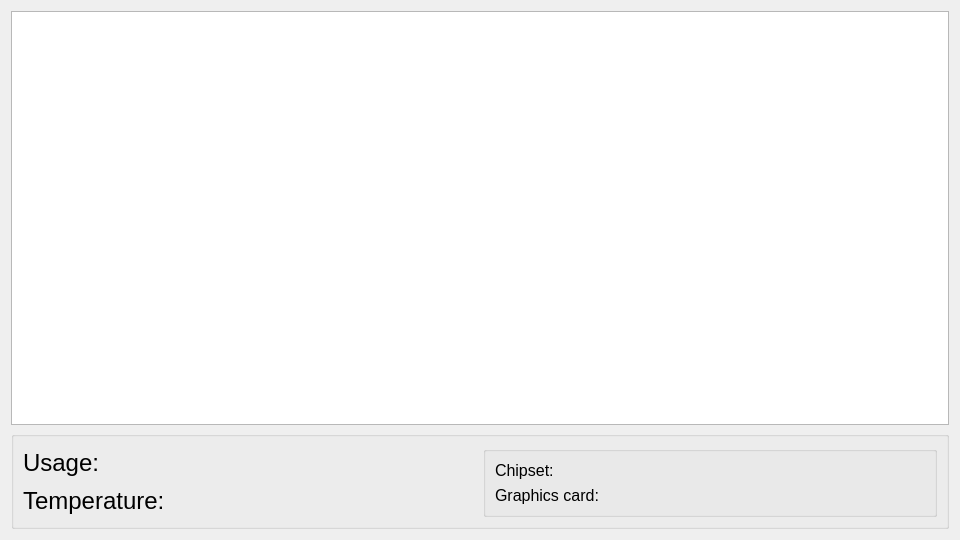
<?xml version="1.0" encoding="UTF-8"?>
<ui version="4.0">
 <class>gpu_tab</class>
 <widget class="QWidget" name="gpu_tab">
  <property name="geometry">
   <rect>
    <x>0</x>
    <y>0</y>
    <width>960</width>
    <height>540</height>
   </rect>
  </property>
  <property name="windowTitle">
   <string>Form</string>
  </property>
  <layout class="QVBoxLayout" name="verticalLayout">
   <item>
    <widget class="Plot" name="gpu_plot">
     <property name="sizePolicy">
      <sizepolicy hsizetype="Preferred" vsizetype="Expanding">
       <horstretch>0</horstretch>
       <verstretch>0</verstretch>
      </sizepolicy>
     </property>
    </widget>
   </item>
   <item>
    <widget class="QGroupBox" name="gpu_info">
     <property name="sizePolicy">
      <sizepolicy hsizetype="Preferred" vsizetype="Minimum">
       <horstretch>0</horstretch>
       <verstretch>0</verstretch>
      </sizepolicy>
     </property>
     <property name="font">
      <font>
       <pointsize>18</pointsize>
      </font>
     </property>
     <property name="title">
      <string/>
     </property>
     <layout class="QGridLayout" name="gridLayout">
      <item row="0" column="1" rowspan="2">
       <widget class="QGroupBox" name="gpu_details">
        <property name="font">
         <font>
          <pointsize>12</pointsize>
         </font>
        </property>
        <property name="title">
         <string/>
        </property>
        <layout class="QVBoxLayout" name="verticalLayout_2">
         <item>
          <widget class="QLabel" name="chipset">
           <property name="text">
            <string>Chipset: </string>
           </property>
          </widget>
         </item>
         <item>
          <widget class="QLabel" name="name">
           <property name="text">
            <string>Graphics card: </string>
           </property>
          </widget>
         </item>
        </layout>
       </widget>
      </item>
      <item row="0" column="0">
       <widget class="QLabel" name="load">
        <property name="text">
         <string>Usage: </string>
        </property>
       </widget>
      </item>
      <item row="1" column="0">
       <widget class="QLabel" name="temperature">
        <property name="text">
         <string>Temperature: </string>
        </property>
       </widget>
      </item>
     </layout>
    </widget>
   </item>
  </layout>
 </widget>
 <customwidgets>
  <customwidget>
   <class>Plot</class>
   <extends>QGraphicsView</extends>
   <header>.plot</header>
  </customwidget>
 </customwidgets>
 <resources/>
 <connections/>
</ui>
